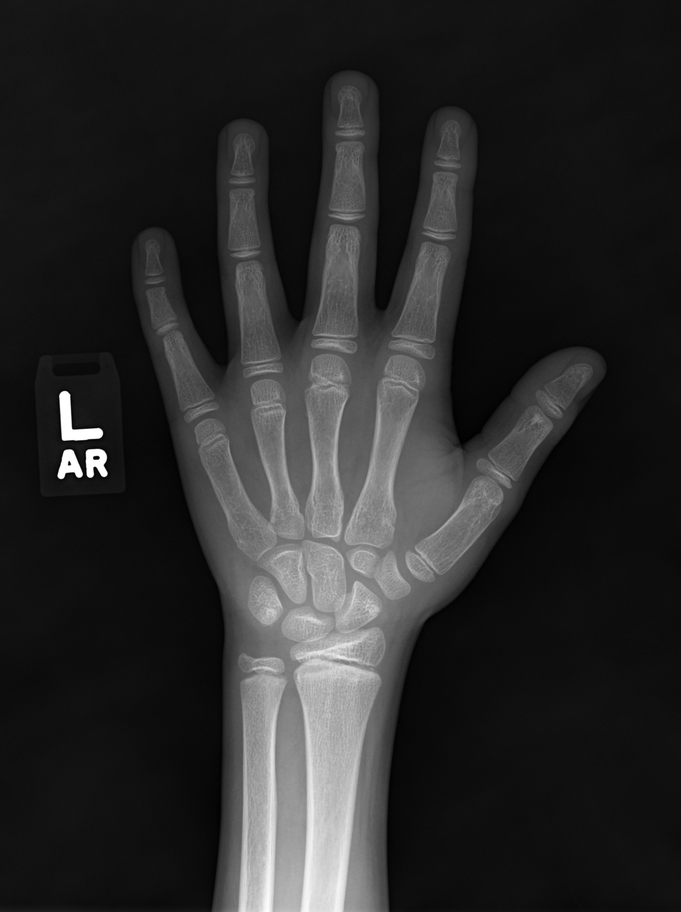
#> input picture RSNA_validation2/10295.png, 681 x 912 px, shrunk from 1311 x 1756 before the run, found by its file name; its folder holds 4 pictures in this run
$ python flip_images.py
#> lines starting #> are read from the running program, lines starting #| are printed output that depends on the picture
import os
from PIL import Image

#file_dir = "DigitalHandAtlas/JPEGimages/"
file_dir = "boneAgeFiles/RSNA_validation2/"


def getListOfFiles(dirName):
    # create a list of file and sub directories
    # names in the given directory
#> called with dirName = 'boneAgeFiles/RSNA_validation2/'
    listOfFile = os.listdir(dirName)
    allFiles = list()
    # Iterate over all the entries
    for entry in listOfFile:
        # Create full path
        fullPath = os.path.join(dirName, entry)
        # If entry is a directory then get the list of files in this directory
        if os.path.isdir(fullPath):
            allFiles = allFiles + getListOfFiles(fullPath)
        else:
            allFiles.append(fullPath)
#> pass 2 of the loop in getListOfFiles, `for entry in listOfFile:`:
#> pass 3 of the loop in getListOfFiles, `for entry in listOfFile:`:
#> the loop made 4 passes; the first 3 are shown

    return allFiles

all_files = getListOfFiles(file_dir)

for file in all_files:
    try:
        im = Image.open(file)
#> im is the input picture: PIL image 681x912 L; min 0, max 255, mean 42.2
        #im = im.transpose(method=Image.FLIP_LEFT_RIGHT)
        im = im.transpose(method=Image.FLIP_TOP_BOTTOM)
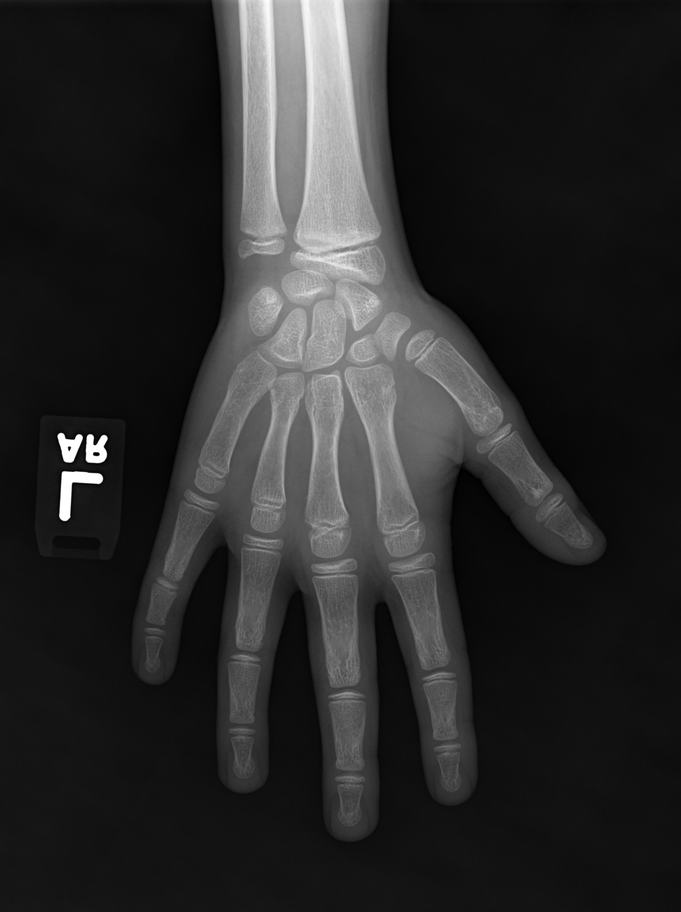
#> im: PIL image 681x912 L; min 0, max 255, mean 42.2
        split = file.split('/')
        #new_path = 'flipVertical/'+split[2]+'/'+split[3]+'/'
        #new_path = 'flipHorizontal/'+split[2]+'/'+split[3]+'/'
        #new_path = 'RSNA_flipHorizontal/'
        new_path = 'RSNA_flipVertical/'
        isExist = os.path.exists(new_path)
        if not isExist:
            # Create a new directory because it does not exist
            os.makedirs(new_path)
            #print("The new directory is created!")
        #im.save(new_path+split[4])
        im.save(new_path + split[2])
    except:
        print('error: ' + file)
#> pass 2 of the loop `for file in all_files:`:
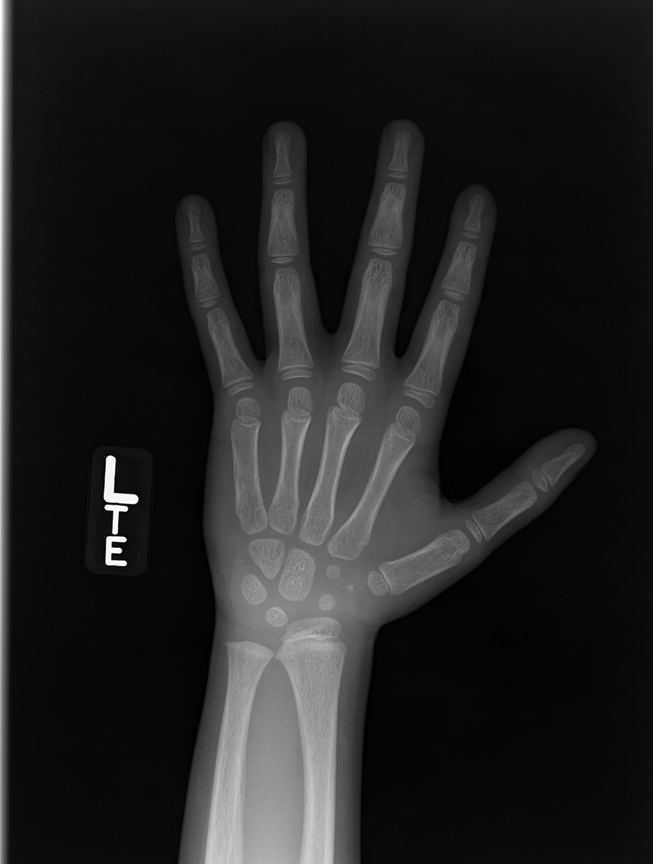
#> input picture RSNA_validation2/10349.png, 653 x 864 px, shrunk from 1258 x 1664 before the run, found by its file name
#> im is the input picture: PIL image 653x864 L; min 0, max 255, mean 33.8
#> `im = im.transpose(method=Image.FLIP_TOP_BOTTOM)`:
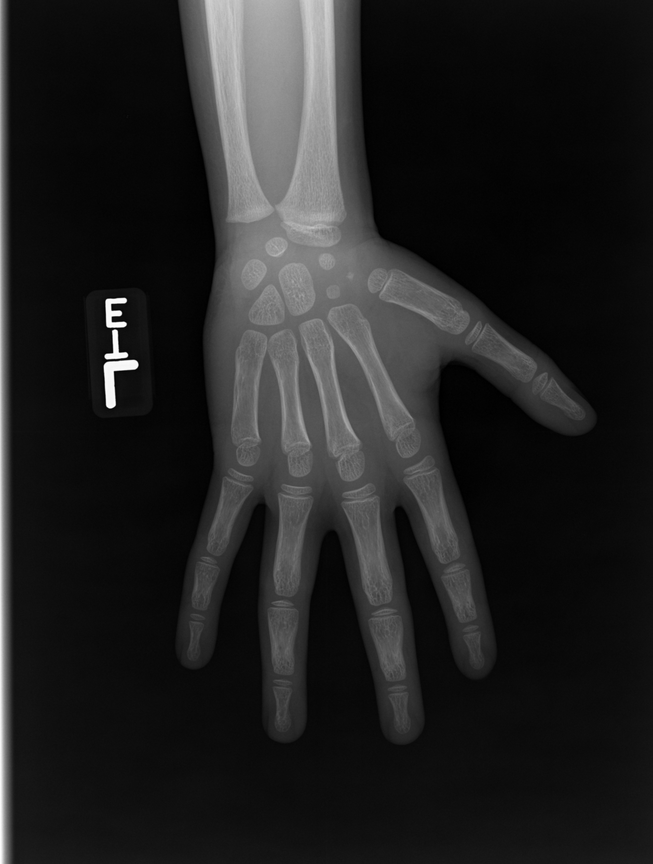
#> im: PIL image 653x864 L; min 0, max 255, mean 33.8
#> pass 3 of the loop `for file in all_files:`:
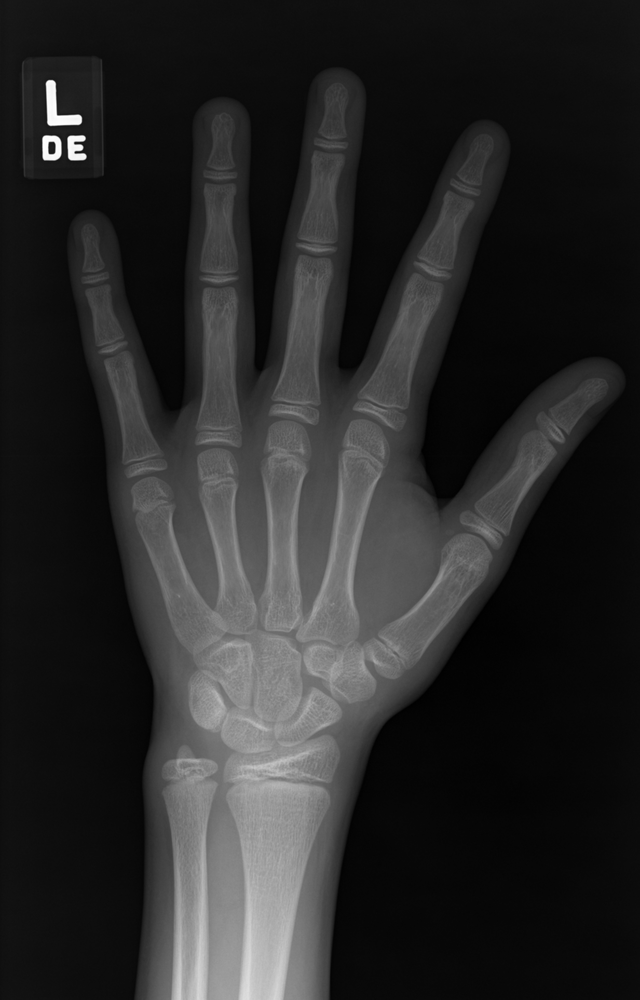
#> input picture RSNA_validation2/12471.png, 640 x 1000 px, shrunk from 1233 x 1926 before the run, found by its file name
#> im is the input picture: PIL image 640x1000 L; min 0, max 255, mean 40.1
#> `im = im.transpose(method=Image.FLIP_TOP_BOTTOM)`:
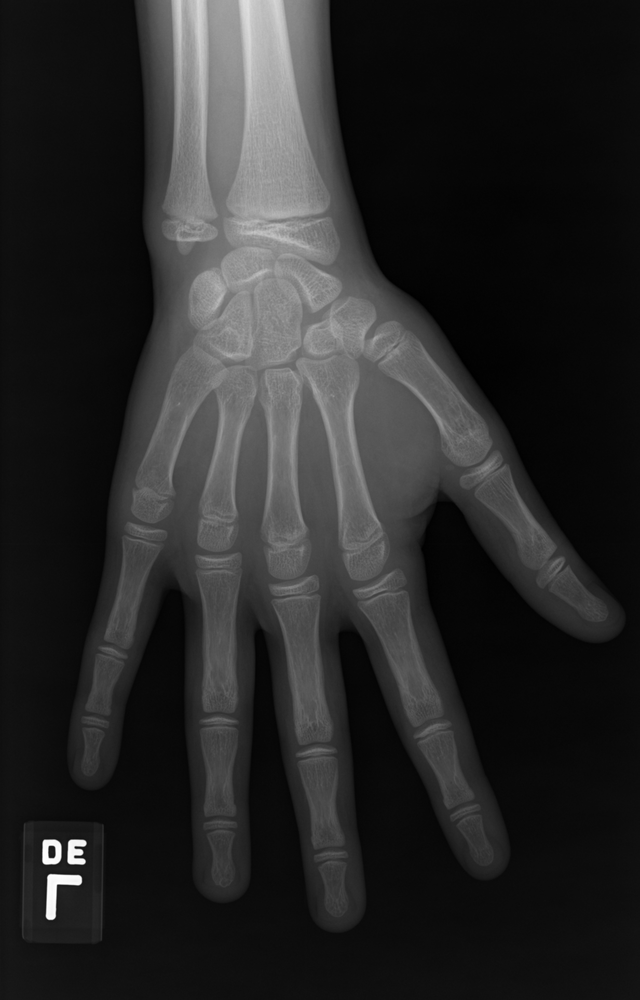
#> im: PIL image 640x1000 L; min 0, max 255, mean 40.1
#> the loop made 4 passes; the first 3 are shown
